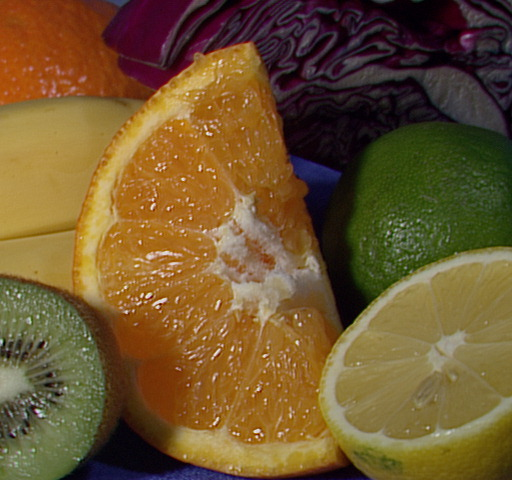
//> input picture resource/fruits.jpg, 512 x 480 px
$ ./main ../../resource/fruits.jpg   (built with g++ and OpenCV 4)
//> lines starting //> are read from the running program, lines starting //| are printed output that depends on the picture; after the words box and inside, x2 and y2 are one past the last pixel; in counts of white or black regions, pixels touching at a corner belong together
//Example 11-2 Code for perspective transformation.

#include<opencv2/opencv.hpp>
#include<iostream>

using namespace std;
using namespace cv;

int main(int argc, char** argv)
{
	// [4 lines of commented-out code are left out]

	Mat src = imread("E:/mycode/mycode_opencv/resource/fruits.jpg", 1);
//> src is the input picture: 480 rows x 512 cols, CV_8UC3; mean B, G, R 46.2, 85.6, 110.8
	if (src.empty()) { cout << "Can't load " << argv[1] << endl; return - 1; }

	Point2f srcQuad[] = {
		Point2f(0,0),					//src Top left
		Point2f(src.cols-1,0),			//src Top right
		Point2f(src.cols-1,src.rows-1),	//src Bottom right
		Point2f(0,src.rows-1)			//src Bottom left
	};

	Point2f dstQuad[] = {
		Point2f(src.cols*0.05f, src.rows*0.33f),	//src Top left
		Point2f(src.cols*0.9f, src.rows*0.25f),		//src Top right
		Point2f(src.cols*0.8f, src.rows*0.9f),		//src Bottom right
		Point2f(src.cols*0.2f, src.rows*0.7f)		//src Bottom left
	};

	//COMPUTE PERSPECTIVE MATRIX
	//
	Mat wrap_mat = getPerspectiveTransform(srcQuad, dstQuad);
	Mat dst;
	warpPerspective(src, dst, wrap_mat, src.size(),INTER_LINEAR, BORDER_CONSTANT, Scalar());
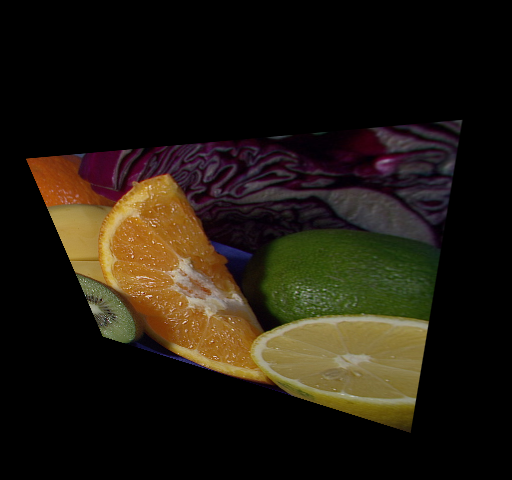
//> dst: 480 rows x 512 cols, CV_8UC3; mean B, G, R 15.5, 26.1, 32.8

	for (int i = 0; i < 4; ++i)
		circle(dst, dstQuad[i], 5, Scalar(255, 0, 255), -1, LINE_AA);
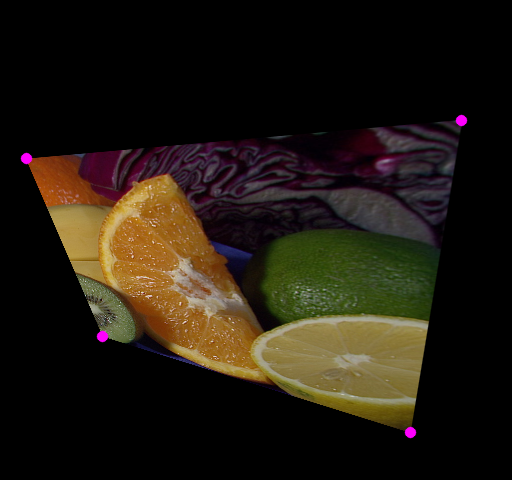
//> dst: 480 rows x 512 cols, CV_8UC3; 0.2% of pixels changed, all inside (x1, y1, x2, y2) = (20, 114, 468, 439)

	imshow("Perspective Transform Test", dst);
	waitKey();

	return 0;
}

$ run again, with resource/BlueCup.jpg copied over resource/fruits.jpg
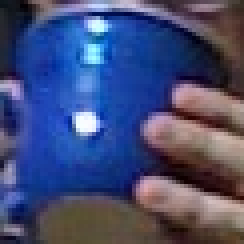
//> input picture resource/BlueCup.jpg, 61 x 61 px (shown 4 times larger)
//> src is the input picture: 61 rows x 61 cols, CV_8UC3; mean B, G, R 117.6, 76.4, 68
//> `warpPerspective(src, dst, wrap_mat, src.size(),INTER_LINEAR, BORDER_CO..`:
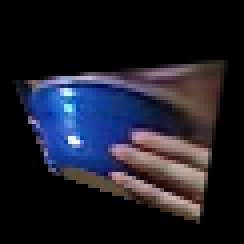
//> dst: 61 rows x 61 cols, CV_8UC3 (shown 4 times larger); mean B, G, R 40.6, 29, 28.7
//> after the loop `for (int i = 0; i < 4; ++i)`:
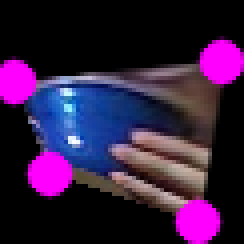
//> dst: 61 rows x 61 cols, CV_8UC3 (shown 4 times larger); 12.66% of pixels changed, all inside (x1, y1, x2, y2) = (0, 9, 61, 61)

$ run again, with resource/HandIndoorColor.jpg copied over resource/fruits.jpg
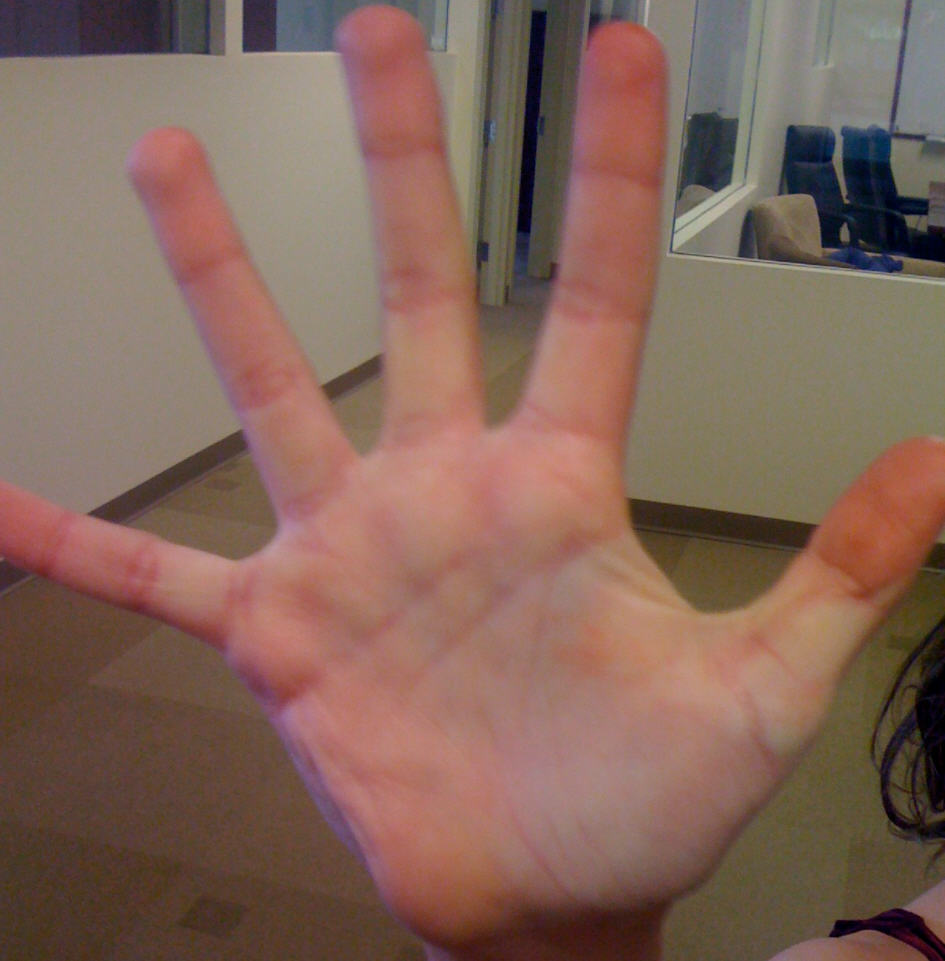
//> input picture resource/HandIndoorColor.jpg, 945 x 961 px
//> src is the input picture: 961 rows x 945 cols, CV_8UC3; mean B, G, R 89.5, 101.6, 131.2
//> `warpPerspective(src, dst, wrap_mat, src.size(),INTER_LINEAR, BORDER_CO..`:
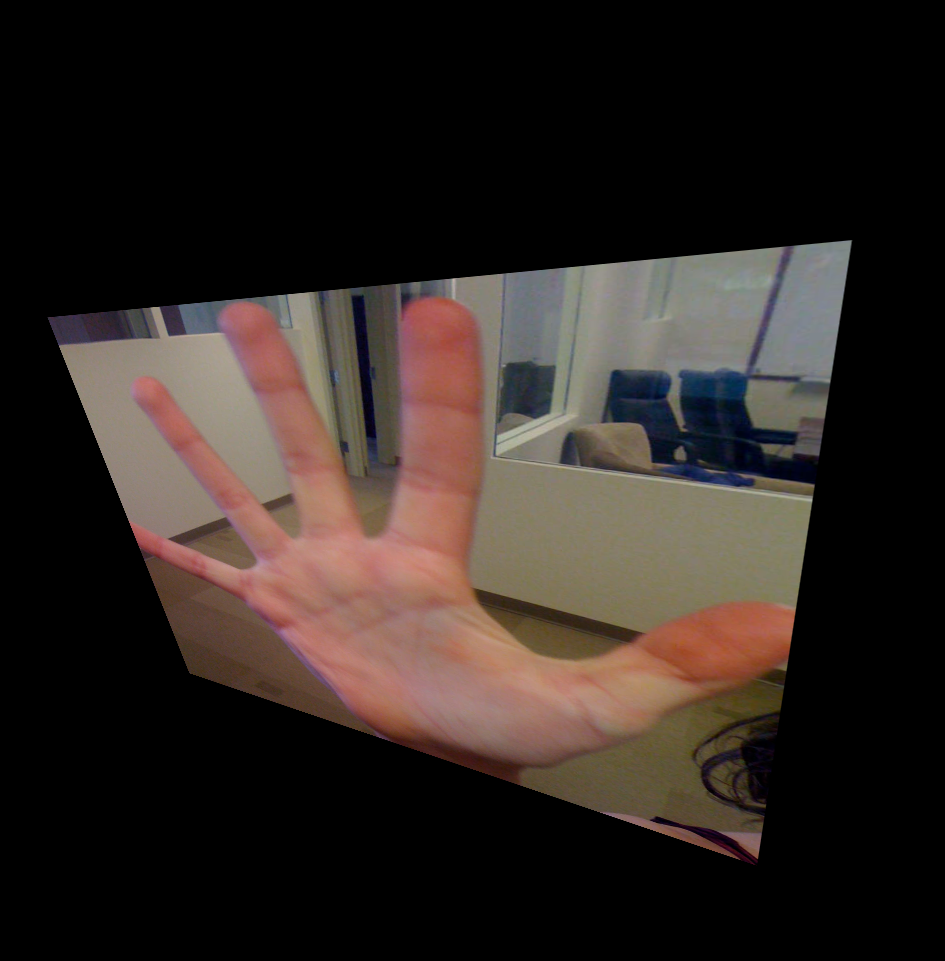
//> dst: 961 rows x 945 cols, CV_8UC3; mean B, G, R 33.9, 38.2, 46.7
//> after the loop `for (int i = 0; i < 4; ++i)`:
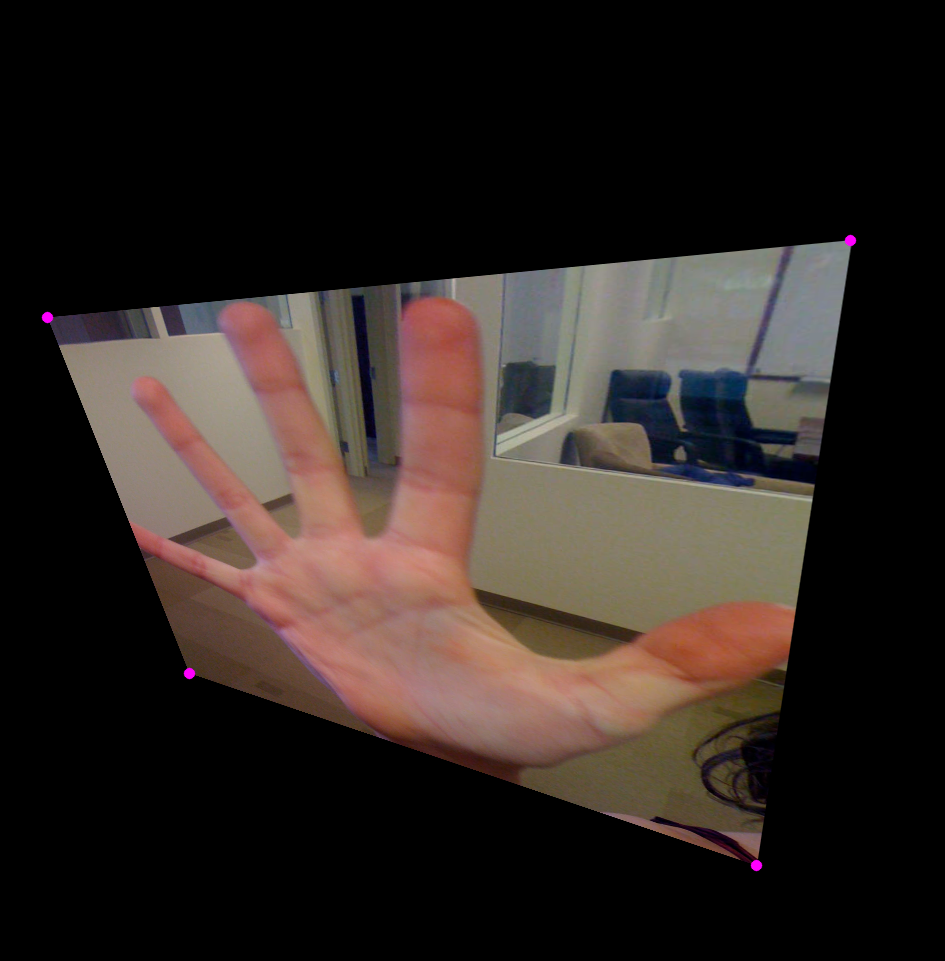
//> dst: 961 rows x 945 cols, CV_8UC3; 0.06% of pixels changed, all inside (x1, y1, x2, y2) = (41, 234, 857, 872)

$ run again, with resource/HandOutdoorColor.jpg copied over resource/fruits.jpg
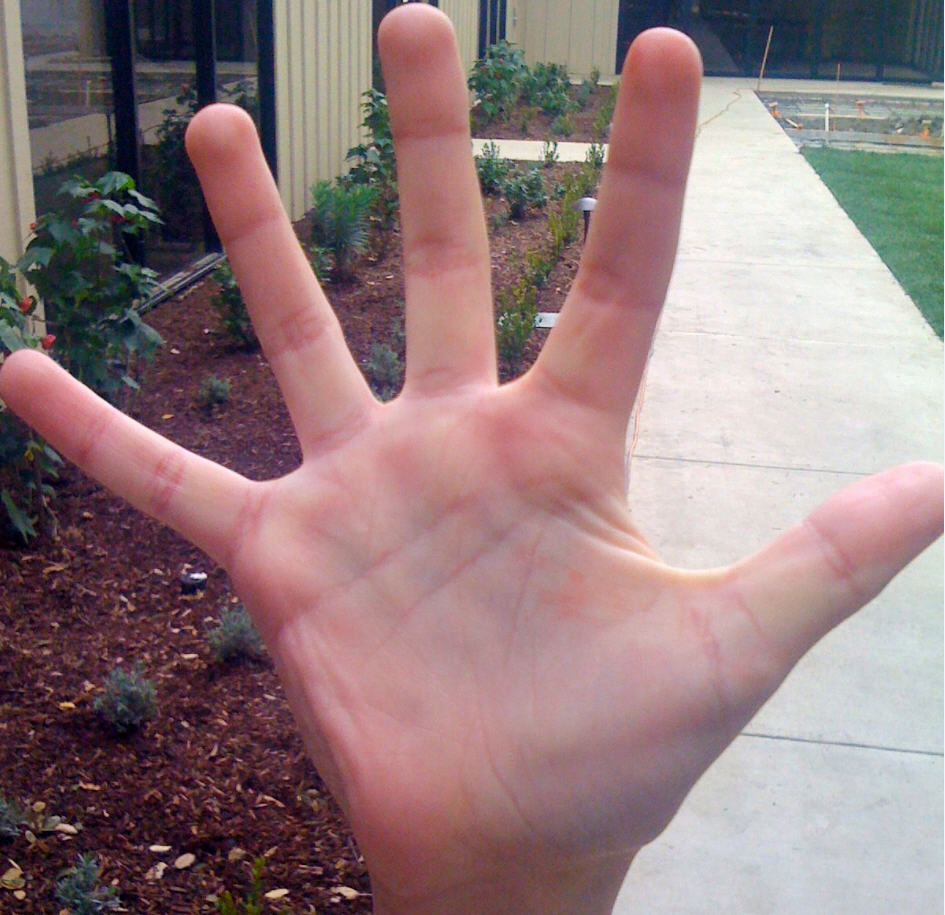
//> input picture resource/HandOutdoorColor.jpg, 945 x 915 px
//> src is the input picture: 915 rows x 945 cols, CV_8UC3; mean B, G, R 125.6, 123.8, 146.8
//> `warpPerspective(src, dst, wrap_mat, src.size(),INTER_LINEAR, BORDER_CO..`:
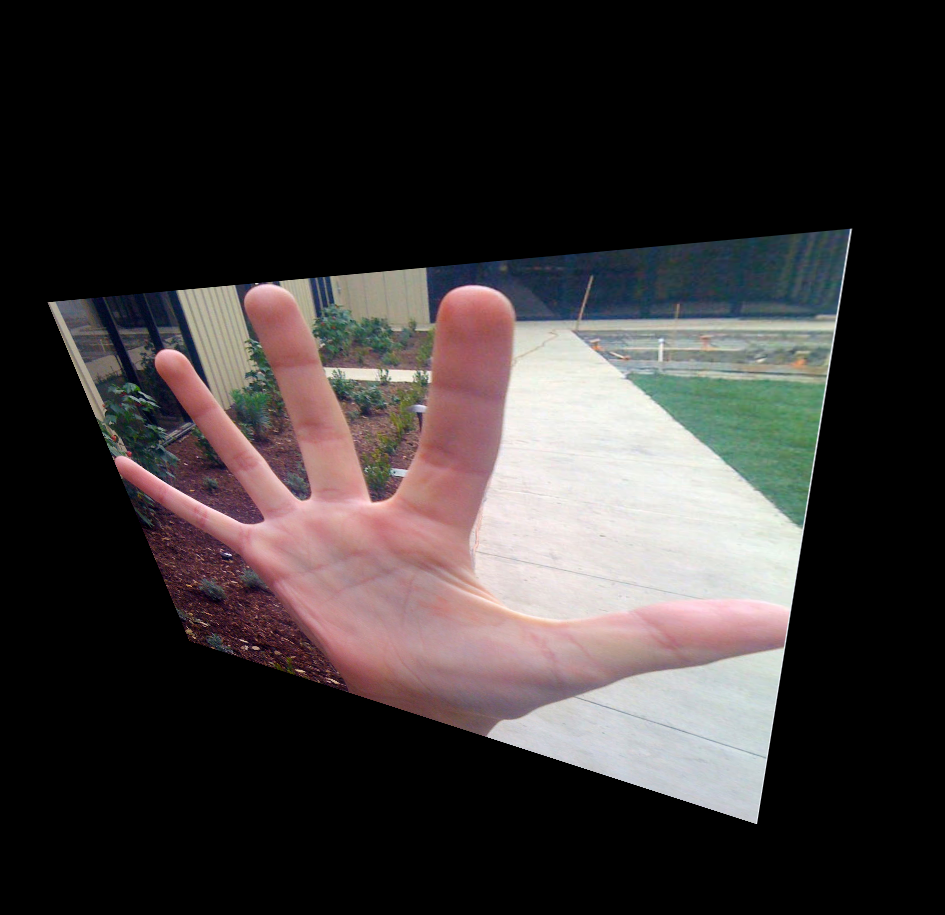
//> dst: 915 rows x 945 cols, CV_8UC3; mean B, G, R 52.8, 52.9, 57.9
//> after the loop `for (int i = 0; i < 4; ++i)`:
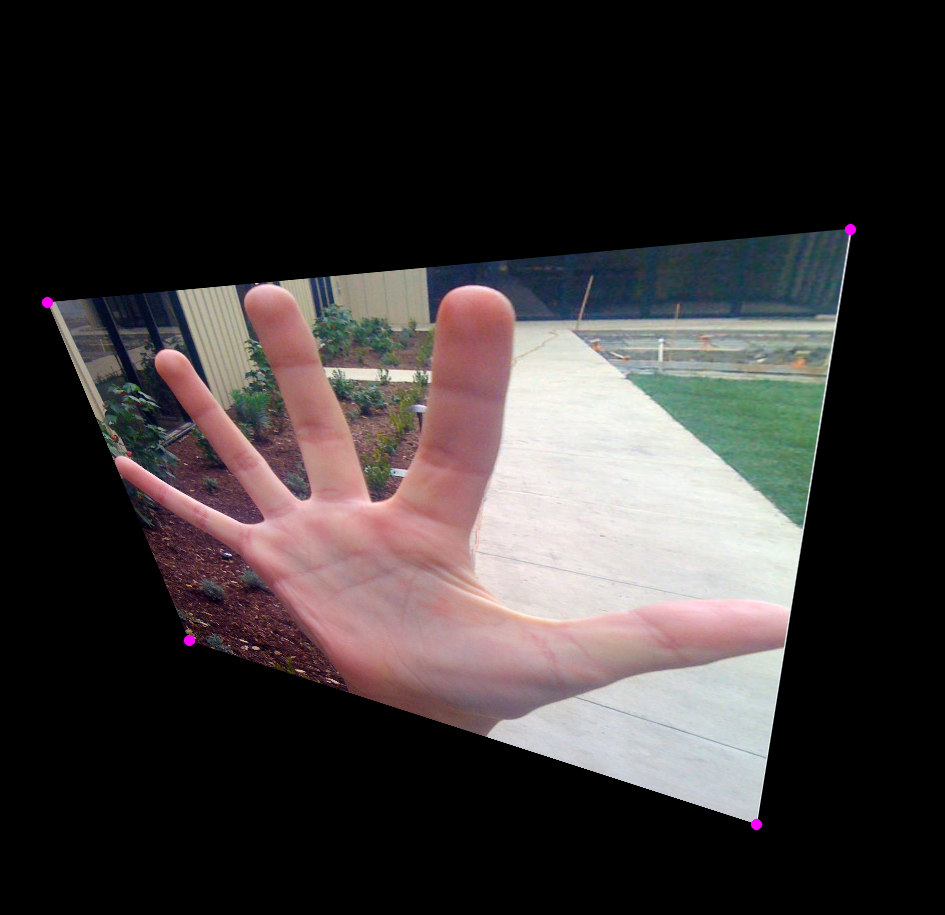
//> dst: 915 rows x 945 cols, CV_8UC3; 0.06% of pixels changed, all inside (x1, y1, x2, y2) = (41, 223, 857, 831)
